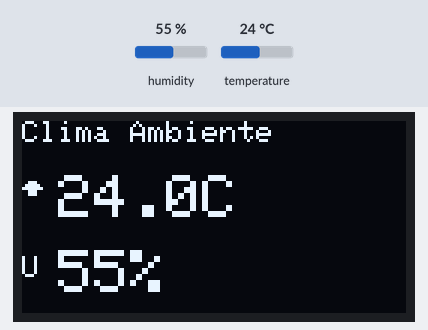
Bench run of a sketch on a simulated ESP32. On the bench: 128×64 one-colour display. The test bench sets the inputs (shaded band); at power-on: temperature 24 °C, humidity 55 %.

Above: at 4.0 s.
4.1 s: temperature set to 28 °C
At 8.5 s:
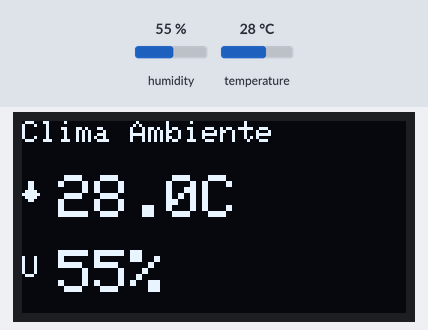
9.1 s: humidity set to 68 %
At 11.8 s:
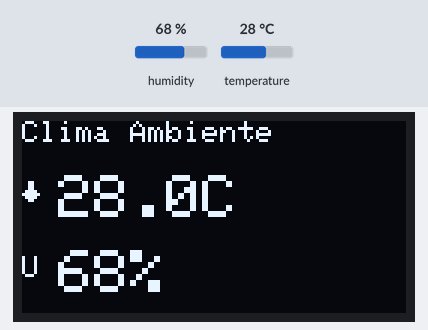
13.2 s: humidity set to 22 %
At 17.7 s:
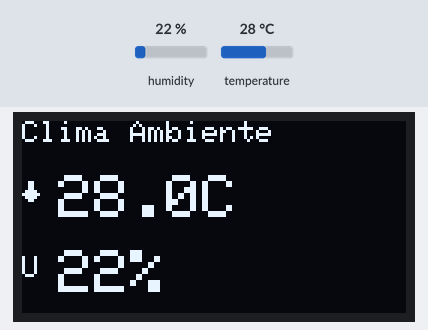
17.9 s: humidity set to 19 %
At 20.5 s:
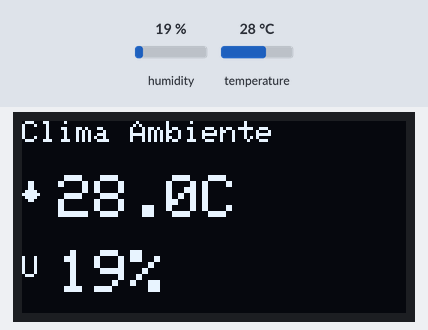
Timing chart, 0 to 22.0 s (numbered marks = the images above; inputs shaded):
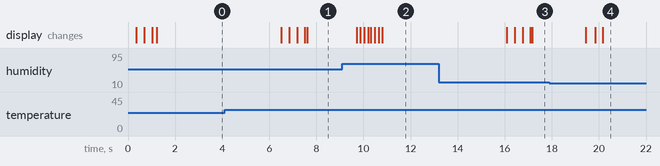

The sketch:

display_temp_umidade.ino
```cpp
#include <Wire.h>
#include <Adafruit_GFX.h>
#include <Adafruit_SSD1306.h>
#include <DHT.h>

// ---------------- OLED ----------------
#define SCREEN_WIDTH 128
#define SCREEN_HEIGHT 64
#define OLED_RESET -1
#define OLED_ADDR 0x3C

Adafruit_SSD1306 display(SCREEN_WIDTH, SCREEN_HEIGHT, &Wire, OLED_RESET);

// ---------------- DHT ----------------
#define DHTPIN 4
#define DHTTYPE DHT11   // ou DHT22
DHT dht(DHTPIN, DHTTYPE);

// ---------------- Ícones 8x8 ----------------

// ❄️ Frio
const unsigned char coldIcon[] PROGMEM = {
  0b00101000,
  0b00010000,
  0b11101110,
  0b00010000,
  0b00101000,
  0b00000000,
  0b00000000,
  0b00000000
};

// 🌤️ Normal
const unsigned char normalIcon[] PROGMEM = {
  0b00111000,
  0b01111100,
  0b11111110,
  0b00111000,
  0b00111000,
  0b00000000,
  0b00000000,
  0b00000000
};

// 🔥 Quente
const unsigned char hotIcon[] PROGMEM = {
  0b00110000,
  0b00110000,
  0b00110000,
  0b01111000,
  0b11111100,
  0b01111000,
  0b00110000,
  0b00000000
};

// ---------------- Variáveis ----------------
float tempAtual = 0;
float humAtual  = 0;

// ---------------- Função ícone ----------------
const unsigned char* getTempIcon(float temp) {
  if (temp < 18.0) return coldIcon;
  if (temp <= 26.0) return normalIcon;
  return hotIcon;
}

// ---------------- SETUP ----------------
void setup() {
  Wire.begin(21, 22);

  display.begin(SSD1306_SWITCHCAPVCC, OLED_ADDR);
  display.clearDisplay();

  dht.begin();

  display.setTextColor(SSD1306_WHITE);
}

// ---------------- LOOP ----------------
void loop() {
  float tempNova = dht.readTemperature();
  float humNova  = dht.readHumidity();

  if (isnan(tempNova) || isnan(humNova)) return;

  // Animação suave
  for (int i = 0; i <= 20; i++) {
    float tempAnim = tempAtual + (tempNova - tempAtual) * i / 20.0;
    float humAnim  = humAtual  + (humNova  - humAtual)  * i / 20.0;

    display.clearDisplay();

    display.setTextSize(1);
    display.setCursor(0, 0);
    display.println("Clima Ambiente");

    // Ícone temperatura dinâmico
    display.drawBitmap(
      0,
      20,
      getTempIcon(tempAnim),
      8,
      8,
      SSD1306_WHITE
    );

    // Texto temperatura
    display.setTextSize(2);
    display.setCursor(12, 18);
    display.print(tempAnim, 1);
    display.print("C");

    // Umidade
    display.setTextSize(1);
    display.setCursor(0, 45);
    display.print("U ");

    display.setTextSize(2);
    display.setCursor(12, 43);
    display.print(humAnim, 0);
    display.print("%");

    display.display();
    delay(30);
  }

  tempAtual = tempNova;
  humAtual  = humNova;

  delay(2000);
}
```

Measured:
- the behaviour switches between 26 and 27 °C on temperature (found by bisection; images 0 and 1)
- after the input at 4.1 s, the display: first changes after 2.4 s (image 1 shows a later state)
- after the input at 9.1 s, the display: first changes after 0.61 s (image 2 shows a later state)
- after the input at 13.2 s, the display: first changes after 2.9 s (image 3 shows a later state)
- after the input at 17.9 s, the display: first changes after 1.5 s (image 4 shows a later state)
